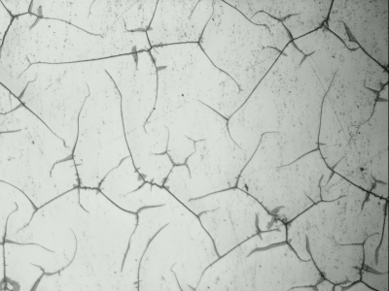
#> input picture alignment/img0.png, 389 x 291 px
$ jupyter execute main.ipynb
#> lines starting #> are read from the running program, lines starting #| are printed output that depends on the picture; after the words box and inside, x2 and y2 are one past the last pixel; in counts of white or black regions, pixels touching at a corner belong together
[cell 1]
import cv2
import numpy as np
import matplotlib.pyplot as plt

def align_images(image1, image2):
    # 轉換為灰度圖
    gray1 = cv2.cvtColor(image1, cv2.COLOR_BGR2GRAY)
    gray2 = cv2.cvtColor(image2, cv2.COLOR_BGR2GRAY)

    # dn1 = cv2.fastNlMeansDenoising(gray1, h=10, templateWindowSize=7)
    # dn2 = cv2.fastNlMeansDenoising(gray2, h=10, templateWindowSize=7)

    # 使用 ORB 檢測和描述特徵
    orb = cv2.ORB_create(nfeatures=300)
    keypoints1, descriptors1 = orb.detectAndCompute(gray1, None)
    keypoints2, descriptors2 = orb.detectAndCompute(gray2, None)

    # 使用 BFMatcher 匹配特徵
    bf = cv2.BFMatcher(cv2.NORM_HAMMING, crossCheck=True)
    matches = bf.match(descriptors1, descriptors2)

    # 根據匹配距離排序
    matches = sorted(matches, key=lambda x: x.distance)

    # 提取匹配點
    src_pts = np.float32([keypoints1[m.queryIdx].pt for m in matches]).reshape(-1, 1, 2)
    dst_pts = np.float32([keypoints2[m.trainIdx].pt for m in matches]).reshape(-1, 1, 2)

    # 計算透視變換矩陣
    M, mask = cv2.findHomography(src_pts, dst_pts, cv2.RANSAC, 5.0)

    # 應用透視變換
    h, w = image2.shape[:2]
    aligned_image1 = cv2.warpPerspective(image1, M, (w, h))

    return aligned_image1

def compare_images(image1_path, image2_path):
    # 讀取圖片
#> called with image1_path = 'img0.png', image2_path = 'img2.png'
    image1 = cv2.imread(image1_path)
#> image1 is the input picture: shape (291, 389, 3); mean B, G, R 190.2, 196.4, 191.1
    image2 = cv2.imread(image2_path)
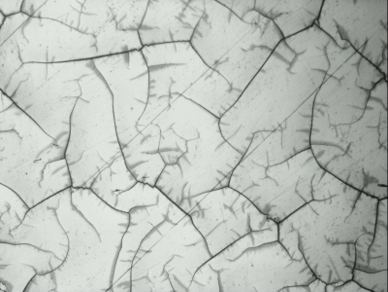
#> input picture alignment/img2.png, 388 x 292 px
#> image2 is the input picture: shape (292, 388, 3); mean B, G, R 186.6, 191.7, 186.9

    dn1 = cv2.fastNlMeansDenoising(image1, h=10, templateWindowSize=7)
    dn2 = cv2.fastNlMeansDenoising(image2, h=10, templateWindowSize=7)

    # 對齊圖片
    aligned_image1 = align_images(dn1, dn2)
#> in align_images, `keypoints1, descriptors1 = orb.detectAndCompute(gray1, None)`: keypoints1 = 270 keypoints; strongest (x, y, size): (151, 46, 31), (162, 186, 31), (149, 50, 31), (292, 40, 31)
#> in align_images, `keypoints2, descriptors2 = orb.detectAndCompute(gray2, None)`: keypoints2 = 290 keypoints; strongest (x, y, size): (228, 186, 31), (140, 49, 31), (139, 49, 37.2), (75, 185, 31)
#> in align_images, `matches = bf.match(descriptors1, descriptors2)`: matches = 114 matches
#> in align_images, `src_pts = np.float32([keypoints1[m.queryIdx].pt for m in matches]).res..`: src_pts = 114 rows, first 8: [285.1, 244.8], [282.2, 239], [151, 50], [286.2, 221.9], [160, 184], [288, 219], [285.6, 241.2], [285.6, 244.8]
#> in align_images, `dst_pts = np.float32([keypoints2[m.trainIdx].pt for m in matches]).res..`: dst_pts = 114 rows, first 8: [276.5, 244.8], [273.6, 239], [143, 49], [277.9, 221.9], [151.2, 182.4], [280.8, 217.2], [277.2, 240], [277.2, 243.6]
#> in align_images, `M, mask = cv2.findHomography(src_pts, dst_pts, cv2.RANSAC, 5.0)`: M = [[0.988, 0.00612, -7.94], [-0.00422, 0.994, 0.0573], [-4.42e-06, -2.53e-05, 1]]; mask = 114 values, max 1 at index 0, min 0 at index 18, mean 0.605
    cv2.imshow("orig1", image1)
    # cv2.imshow("allign1", aligned_image1)
    cv2.imshow("orig2", image2)

    # 計算圖片之間的差異
    difference = cv2.absdiff(aligned_image1, dn2)

    brighten = cv2.convertScaleAbs(difference, alpha=6)
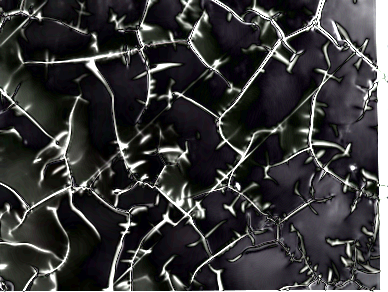
#> brighten: shape (292, 388, 3); mean B, G, R 57.5, 56.8, 57.2

    # 將差異轉換為灰度圖片
    # gray_diff = cv2.cvtColor(difference, cv2.COLOR_BGR2GRAY)

    # 設定閾值以顯示明顯的不同之處
    _, thresh_diff = cv2.threshold(brighten, 127, 255, cv2.THRESH_BINARY)
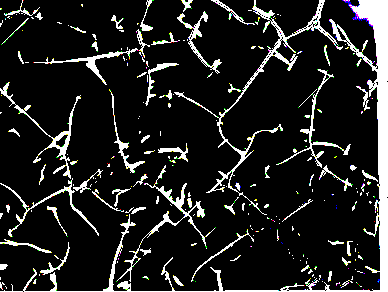
#> thresh_diff: shape (292, 388, 3); mean B, G, R 32.5, 33.3, 32.9

    # 顯示差異圖片
    cv2.imshow("Difference", difference)
    cv2.imshow("Brighten Difference", brighten)
    cv2.imshow("Threshold Difference", thresh_diff)

    # 等待按鍵輸入
    cv2.waitKey(0)
    cv2.destroyAllWindows()

# 使用範例
compare_images('img0.png', 'img2.png')

[cell 2]
import cv2
import numpy as np
import matplotlib.pyplot as plt


def get_feat(imgpath, mode = 1):
#> called with imgpath = 'img0.png', mode = 1
    img0 = cv2.imread(imgpath)
    gray0 = cv2.cvtColor(img0, cv2.COLOR_BGR2GRAY)
    imgdn1 = cv2.fastNlMeansDenoising(gray0, h=5, templateWindowSize=7)
    imgdn2 = cv2.fastNlMeansDenoising(gray0, h=10, templateWindowSize=7)
    # imgS = cv2.convertScaleAbs(img0, alpha=0.5, beta=128)

    orb = cv2.ORB_create(nfeatures=300)
    kp, des = orb.detectAndCompute(img0, None)
#> kp = 273 keypoints; strongest (x, y, size): (151, 46, 31), (149, 50, 31), (292, 40, 31), (149, 49, 37.2)
    imgKp1 = cv2.drawKeypoints(img0, kp, None)

    kpdn1, desdn1 = orb.detectAndCompute(imgdn1, None)
#> kpdn1 = 274 keypoints; strongest (x, y, size): (151, 46, 31), (149, 50, 31), (292, 40, 31), (149, 49, 37.2)
    imgKpdn1 = cv2.drawKeypoints(imgdn1, kpdn1, None)

    kpdn2, desdn2 = orb.detectAndCompute(imgdn2, None)
#> kpdn2 = 272 keypoints; strongest (x, y, size): (151, 46, 31), (162, 186, 31), (149, 50, 31), (292, 40, 31)
    imgKpdn2 = cv2.drawKeypoints(imgdn2, kpdn2, None)

    plt.figure(figsize=(15,6))
    plt.subplot(1,3,2)
    plt.imshow(cv2.cvtColor(imgKpdn1, cv2.COLOR_BGR2RGB))
    plt.subplot(1,3,3)
    plt.imshow(cv2.cvtColor(imgKpdn2, cv2.COLOR_BGR2RGB))
    plt.subplot(1,3,1)
    plt.imshow(cv2.cvtColor(imgKp1, cv2.COLOR_BGR2RGB))
    plt.show()

    if mode == 0:
        return (kp, des)
    if mode == 1:
        return (kpdn1, desdn1)
    if mode == 2:
        return (kpdn2, desdn2)

    raise

[cell 3]
_ = get_feat('img0.png')
_ = get_feat('img1.png')
#> call 2 of get_feat, with imgpath = 'img1.png', mode = 1
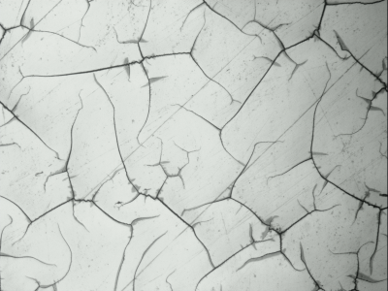
#> input picture alignment/img1.png, 388 x 291 px
#> in get_feat, img0 is the input picture: shape (291, 388, 3); mean B, G, R 193.9, 198.9, 194.1
#> in get_feat (call 2), `kp, des = orb.detectAndCompute(img0, None)`: kp = 278 keypoints; strongest (x, y, size): (140, 62, 31), (190, 53, 31), (140, 61, 37.2), (156, 197, 37.2)
#> in get_feat (call 2), `imgKp1 = cv2.drawKeypoints(img0, kp, None)`:
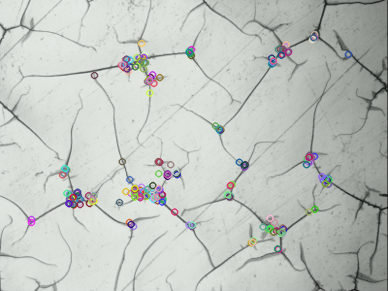
#> imgKp1: shape (291, 388, 3); mean B, G, R 192.7, 197.3, 192.9
#> in get_feat (call 2), `kpdn1, desdn1 = orb.detectAndCompute(imgdn1, None)`: kpdn1 = 276 keypoints; strongest (x, y, size): (140, 62, 31), (190, 53, 31), (140, 61, 37.2), (156, 197, 37.2)
#> in get_feat (call 2), `kpdn2, desdn2 = orb.detectAndCompute(imgdn2, None)`: kpdn2 = 273 keypoints; strongest (x, y, size): (140, 62, 31), (190, 53, 31), (140, 61, 37.2), (156, 197, 37.2)
#> in get_feat (call 2), `plt.show()`:
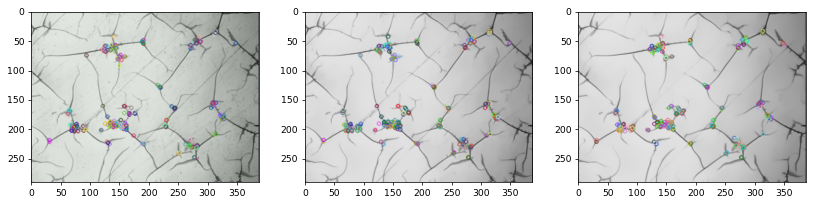
#> figure drawn by matplotlib, 3 panels
_ = get_feat('img2.png')
#> call 3 of get_feat, with imgpath = 'img2.png', mode = 1
#> in get_feat (call 3), `kp, des = orb.detectAndCompute(img0, None)`: kp has the same summary as keypoints2 in align_images
#> in get_feat (call 3), `imgKp1 = cv2.drawKeypoints(img0, kp, None)`:
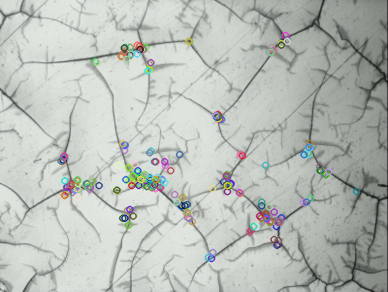
#> imgKp1: shape (292, 388, 3); mean B, G, R 185.4, 190.3, 185.5
#> in get_feat (call 3), `kpdn1, desdn1 = orb.detectAndCompute(imgdn1, None)`: kpdn1 = 291 keypoints; strongest (x, y, size): (228, 186, 31), (140, 49, 31), (139, 49, 37.2), (75, 185, 31)
#> in get_feat (call 3), `imgKpdn1 = cv2.drawKeypoints(imgdn1, kpdn1, None)`:
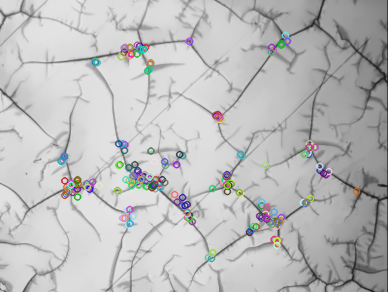
#> imgKpdn1: shape (292, 388, 3); mean of channels 0, 1, 2 188.6, 188.4, 188.3; drawn as B, G, R
#> in get_feat (call 3), `kpdn2, desdn2 = orb.detectAndCompute(imgdn2, None)`: kpdn2 has the same summary as keypoints2 in align_images

[cell 4]
import cv2
import numpy as np

# 讀取圖像
image = cv2.imread('./img0.png')

# 轉換到灰度圖
gray = cv2.cvtColor(image, cv2.COLOR_BGR2GRAY)

# 應用高斯模糊
blurred = cv2.GaussianBlur(gray, (5, 5), 0)

# 適應性閾值
thresh = cv2.adaptiveThreshold(blurred, 255, cv2.ADAPTIVE_THRESH_GAUSSIAN_C,
                               cv2.THRESH_BINARY_INV, 11, 3)
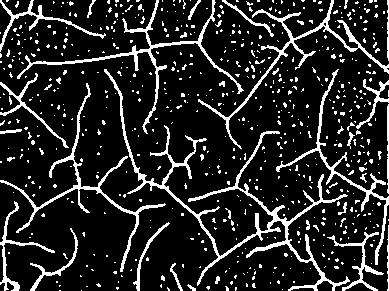
#> thresh: shape (291, 389); 14.7% white in thin lines or dots

# 尋找輪廓
contours, _ = cv2.findContours(thresh, cv2.RETR_EXTERNAL, cv2.CHAIN_APPROX_SIMPLE)
#> contours = 659 contours, 637 with area under 20; largest, box (x1, y1, x2, y2) and area: (104, 69, 350, 291) 2356, (198, 0, 389, 149) 1045, (17, 0, 244, 134) 1030, (0, 83, 166, 272) 976, (276, 69, 389, 265) 760

# 繪製輪廓到原始圖像上
thickness = 3
cv2.drawContours(image, contours, -1, (0, 255, 0), thickness)  # 綠色，厚度為2
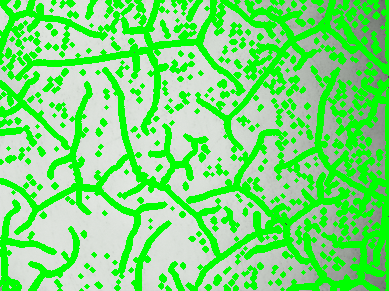
#> image: shape (291, 389, 3); mean B, G, R 119.1, 226, 119.7

# 保存圖像
cv2.imwrite(f'contoured_image_{thickness}.png', image)

# 顯示圖像
cv2.imshow('Image with Contours', image)
cv2.waitKey(0)
cv2.destroyAllWindows()
